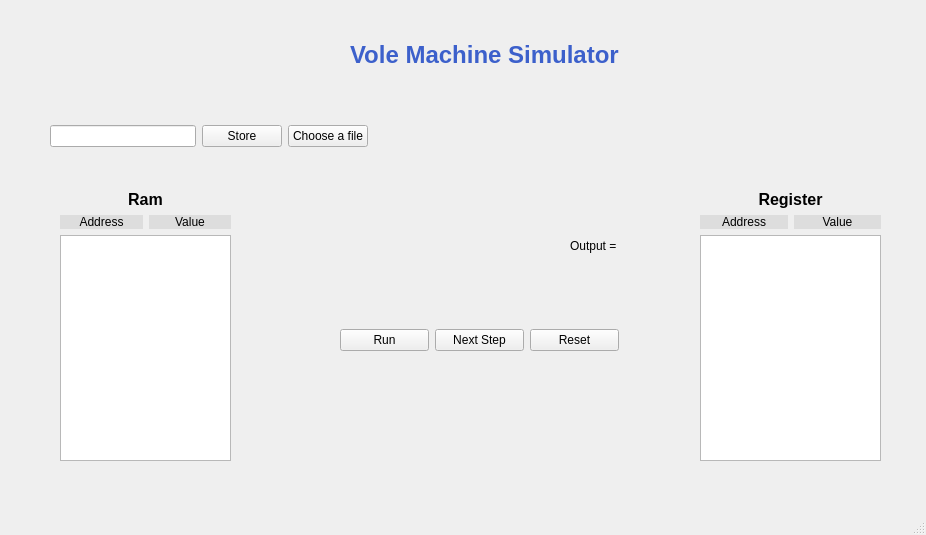
<?xml version="1.0" encoding="UTF-8"?>
<ui version="4.0">
 <class>MainWindow</class>
 <widget class="QMainWindow" name="MainWindow">
  <property name="geometry">
   <rect>
    <x>0</x>
    <y>0</y>
    <width>926</width>
    <height>535</height>
   </rect>
  </property>
  <property name="maximumSize">
   <size>
    <width>926</width>
    <height>535</height>
   </size>
  </property>
  <property name="windowTitle">
   <string>MainWindow</string>
  </property>
  <widget class="QWidget" name="centralwidget">
   <widget class="QLabel" name="label">
    <property name="geometry">
     <rect>
      <x>350</x>
      <y>-20</y>
      <width>351</width>
      <height>151</height>
     </rect>
    </property>
    <property name="styleSheet">
     <string notr="true">color:rgb(170, 0, 0)</string>
    </property>
    <property name="text">
     <string>&lt;html&gt;&lt;head/&gt;&lt;body&gt;&lt;h1 style=&quot; margin-top:18px; margin-bottom:12px; margin-left:0px; margin-right:0px; -qt-block-indent:0; text-indent:0px;&quot;&gt;&lt;span style=&quot; font-size:xx-large; font-weight:700; color:#3c60cb;&quot;&gt;Vole Machine Simulator&lt;/span&gt;&lt;/h1&gt;&lt;/body&gt;&lt;/html&gt;</string>
    </property>
   </widget>
   <widget class="QWidget" name="layoutWidget">
    <property name="geometry">
     <rect>
      <x>50</x>
      <y>120</y>
      <width>318</width>
      <height>33</height>
     </rect>
    </property>
    <layout class="QHBoxLayout" name="horizontalLayout_2">
     <item>
      <layout class="QHBoxLayout" name="horizontalLayout">
       <item>
        <widget class="QLineEdit" name="lineEdit"/>
       </item>
       <item>
        <widget class="QPushButton" name="pushButton_3">
         <property name="cursor">
          <cursorShape>PointingHandCursor</cursorShape>
         </property>
         <property name="text">
          <string>Store</string>
         </property>
        </widget>
       </item>
      </layout>
     </item>
     <item>
      <widget class="QPushButton" name="pushButton">
       <property name="cursor">
        <cursorShape>PointingHandCursor</cursorShape>
       </property>
       <property name="text">
        <string>Choose a file</string>
       </property>
      </widget>
     </item>
    </layout>
   </widget>
   <widget class="QWidget" name="layoutWidget">
    <property name="geometry">
     <rect>
      <x>340</x>
      <y>320</y>
      <width>279</width>
      <height>41</height>
     </rect>
    </property>
    <layout class="QHBoxLayout" name="horizontalLayout_5">
     <item>
      <widget class="QPushButton" name="pushButton_2">
       <property name="cursor">
        <cursorShape>PointingHandCursor</cursorShape>
       </property>
       <property name="text">
        <string>Run</string>
       </property>
      </widget>
     </item>
     <item>
      <widget class="QPushButton" name="pushButton_5">
       <property name="cursor">
        <cursorShape>PointingHandCursor</cursorShape>
       </property>
       <property name="text">
        <string>Next Step</string>
       </property>
      </widget>
     </item>
     <item>
      <widget class="QPushButton" name="pushButton_4">
       <property name="cursor">
        <cursorShape>PointingHandCursor</cursorShape>
       </property>
       <property name="text">
        <string>Reset</string>
       </property>
      </widget>
     </item>
    </layout>
   </widget>
   <widget class="QWidget" name="layoutWidget">
    <property name="geometry">
     <rect>
      <x>60</x>
      <y>190</y>
      <width>171</width>
      <height>271</height>
     </rect>
    </property>
    <layout class="QVBoxLayout" name="verticalLayout_5">
     <item>
      <layout class="QVBoxLayout" name="verticalLayout">
       <item>
        <widget class="QLabel" name="label_2">
         <property name="sizePolicy">
          <sizepolicy hsizetype="Preferred" vsizetype="Preferred">
           <horstretch>0</horstretch>
           <verstretch>0</verstretch>
          </sizepolicy>
         </property>
         <property name="styleSheet">
          <string notr="true">backgroundcolor:rgb(204, 204, 204);</string>
         </property>
         <property name="text">
          <string>&lt;html&gt;&lt;head/&gt;&lt;body&gt;&lt;p&gt;&lt;span style=&quot; font-size:12pt; font-weight:700;&quot;&gt;Ram&lt;/span&gt;&lt;/p&gt;&lt;/body&gt;&lt;/html&gt;</string>
         </property>
         <property name="alignment">
          <set>Qt::AlignmentFlag::AlignCenter</set>
         </property>
        </widget>
       </item>
       <item>
        <layout class="QHBoxLayout" name="horizontalLayout_3">
         <item>
          <widget class="QLabel" name="label_4">
           <property name="styleSheet">
            <string notr="true">background-color:rgb(221, 221, 221);</string>
           </property>
           <property name="text">
            <string>Address</string>
           </property>
           <property name="alignment">
            <set>Qt::AlignmentFlag::AlignCenter</set>
           </property>
          </widget>
         </item>
         <item>
          <widget class="QLabel" name="label_5">
           <property name="styleSheet">
            <string notr="true">background-color:rgb(221, 221, 221);</string>
           </property>
           <property name="text">
            <string>Value</string>
           </property>
           <property name="alignment">
            <set>Qt::AlignmentFlag::AlignCenter</set>
           </property>
          </widget>
         </item>
        </layout>
       </item>
      </layout>
     </item>
     <item>
      <widget class="QTextBrowser" name="textBrowser_2"/>
     </item>
    </layout>
   </widget>
   <widget class="QWidget" name="layoutWidget">
    <property name="geometry">
     <rect>
      <x>700</x>
      <y>190</y>
      <width>181</width>
      <height>271</height>
     </rect>
    </property>
    <layout class="QVBoxLayout" name="verticalLayout_2">
     <item>
      <layout class="QVBoxLayout" name="verticalLayout_4">
       <item>
        <widget class="QLabel" name="label_3">
         <property name="text">
          <string>&lt;html&gt;&lt;head/&gt;&lt;body&gt;&lt;p&gt;&lt;span style=&quot; font-size:12pt; font-weight:700;&quot;&gt;Register&lt;/span&gt;&lt;/p&gt;&lt;/body&gt;&lt;/html&gt;</string>
         </property>
         <property name="alignment">
          <set>Qt::AlignmentFlag::AlignCenter</set>
         </property>
        </widget>
       </item>
       <item>
        <layout class="QHBoxLayout" name="horizontalLayout_6">
         <item>
          <widget class="QLabel" name="label_6">
           <property name="styleSheet">
            <string notr="true">background-color:rgb(221, 221, 221);</string>
           </property>
           <property name="text">
            <string>Address</string>
           </property>
           <property name="alignment">
            <set>Qt::AlignmentFlag::AlignCenter</set>
           </property>
          </widget>
         </item>
         <item>
          <widget class="QLabel" name="label_7">
           <property name="styleSheet">
            <string notr="true">background-color:rgb(221, 221, 221);</string>
           </property>
           <property name="text">
            <string>Value</string>
           </property>
           <property name="alignment">
            <set>Qt::AlignmentFlag::AlignCenter</set>
           </property>
          </widget>
         </item>
        </layout>
       </item>
      </layout>
     </item>
     <item>
      <widget class="QTextBrowser" name="textBrowser_4"/>
     </item>
    </layout>
   </widget>
   <widget class="QLabel" name="label_8">
    <property name="geometry">
     <rect>
      <x>280</x>
      <y>210</y>
      <width>191</width>
      <height>71</height>
     </rect>
    </property>
    <property name="text">
     <string/>
    </property>
   </widget>
   <widget class="QLabel" name="label_9">
    <property name="geometry">
     <rect>
      <x>570</x>
      <y>220</y>
      <width>131</width>
      <height>51</height>
     </rect>
    </property>
    <property name="text">
     <string>Output = </string>
    </property>
   </widget>
  </widget>
  <widget class="QMenuBar" name="menubar">
   <property name="geometry">
    <rect>
     <x>0</x>
     <y>0</y>
     <width>926</width>
     <height>25</height>
    </rect>
   </property>
  </widget>
  <widget class="QStatusBar" name="statusbar"/>
 </widget>
 <resources/>
 <connections/>
</ui>
